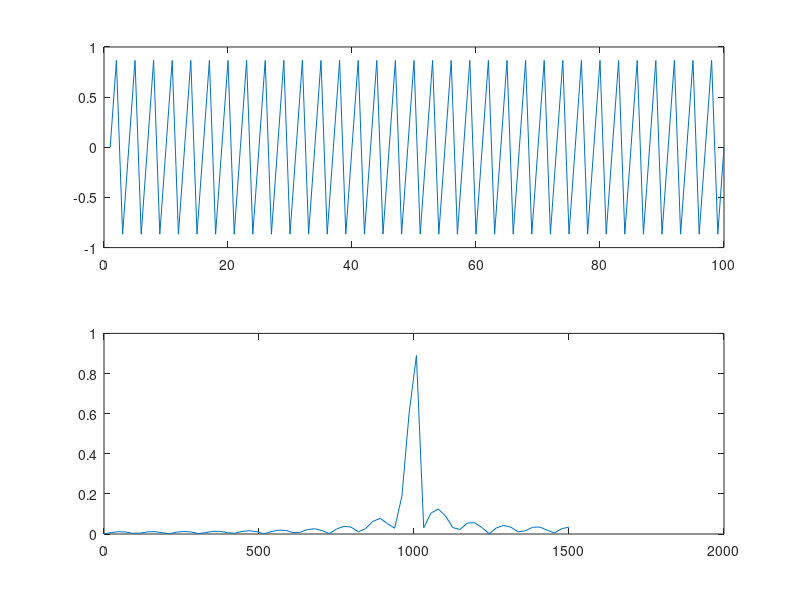
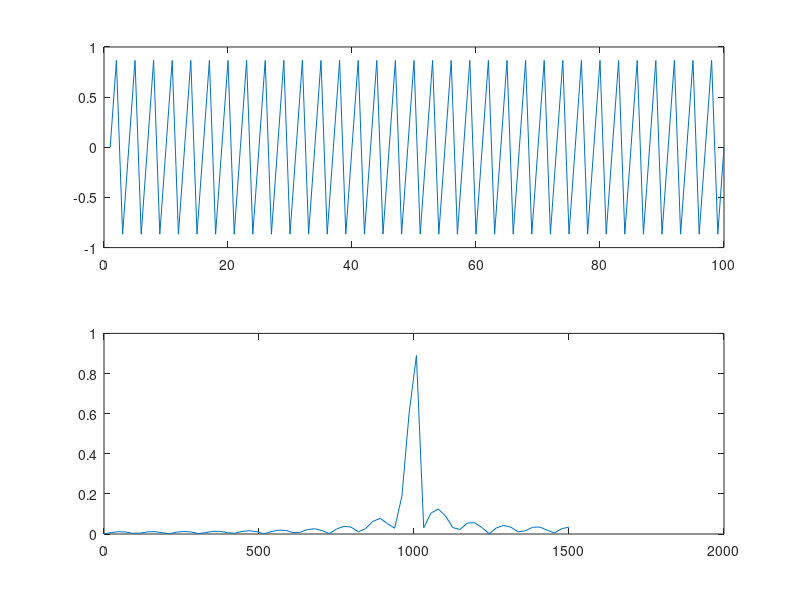

Reproduce these figures in MATLAB, in order.
clear
clc;    
L=100;
fp=3000;
f=1000;

t=(0:L-1)/fp;
y=sin(2*pi*f*t);

NFFT = 2^nextpow2(L);
Y = fft(y,NFFT)/L;
f = fp/2*linspace(0,1,NFFT/2+1);

subplot(2,1,1);
plot(y);
subplot(2,1,2);
plot(f,2*abs(Y(1:NFFT/2+1)));
print -deps zad1_3.jpg
print -deps zad1_3.png
